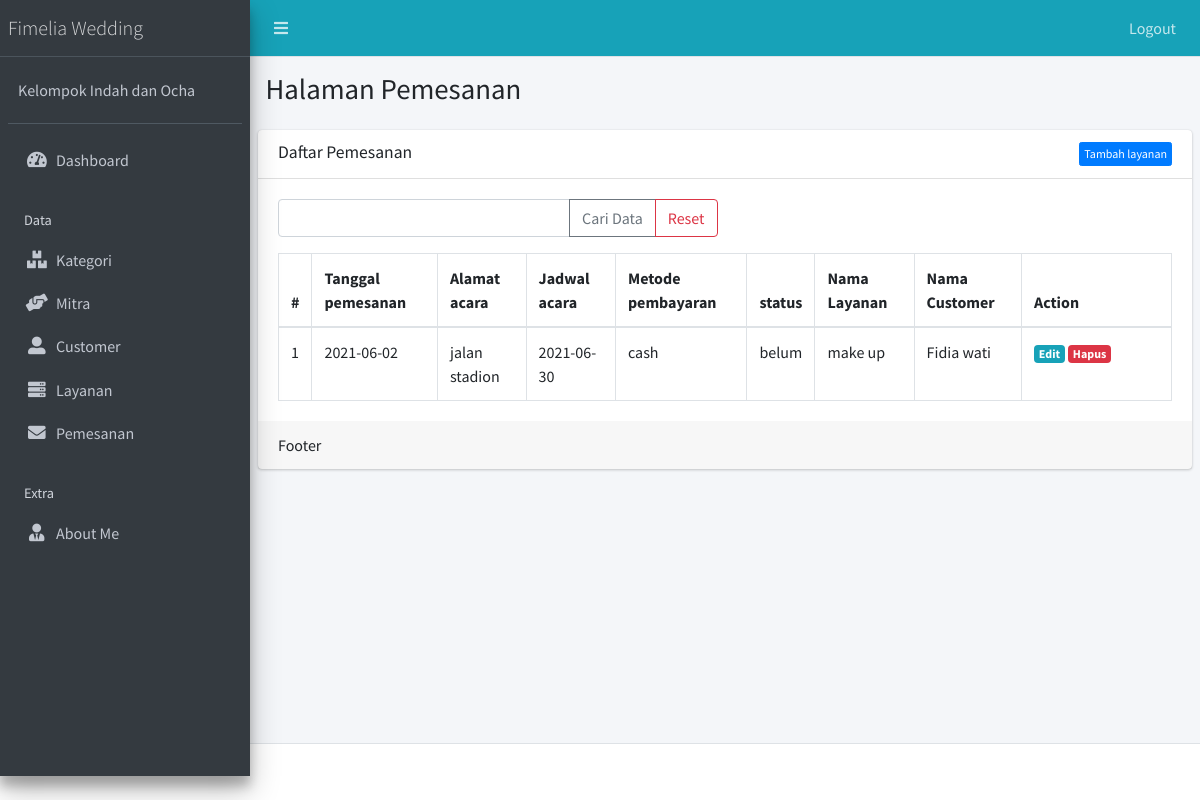
The page /public/pemesanan (signed in) on the database its author committed.
### tables this page shows
CREATE TABLE `pemesanan` (
  `id_pemesanan` int(11) NOT NULL,
  `id_layanan` int(11) NOT NULL,
  `id_customer` int(11) NOT NULL,
  `tanggal_pemesanan` date NOT NULL,
  `alamat_acara` varchar(255) NOT NULL,
  `jadwal_acara` date NOT NULL,
  `metode_pembayaran` varchar(255) NOT NULL,
  `status` varchar(255) NOT NULL
);

CREATE TABLE `layanan` (
  `id_layanan` int(11) NOT NULL,
  `id_mitra` int(11) NOT NULL,
  `id_kategori` int(11) NOT NULL,
  `nama` varchar(255) NOT NULL,
  `stok` int(11) NOT NULL,
  `harga` int(11) NOT NULL
);

CREATE TABLE `customer` (
  `id_customer` int(11) NOT NULL,
  `nama` varchar(255) NOT NULL,
  `alamat` varchar(255) NOT NULL,
  `email` varchar(255) NOT NULL,
  `telepon` varchar(255) NOT NULL
);

### app/core/Controller.php (called while the page is built, shortened)
<?php
class Controller{
	public function view($view, $data = [])
	{
		require_once '../app/views/' . $view . '.php';
	}
	public function model($model)
	{
		return new $model;
	}
}

### app/controllers/Pemesanan.php (called while the page is built, shortened)
<?php
class pemesanan extends Controller {
	public function index()
	{
		$data['title'] = 'Daftar Pemesanan';
		$data['pemesanan'] = $this->model('PemesananModel')->getAllPemesanan();
		$this->view('pemesanan/index', $data);
	}
}

### app/core/App.php (called while the page is built, shortened)
<?php
class App{
	protected $method = 'index';
	protected $params = [];
	public function __construct(){
		$this->controller = new $this->controller;
		call_user_func_array([$this->controller, $this->method], $this->params);
	}
}

### public/index.php (called while the page is built, shortened)
<?php
$app = new App;

### app/core/Database.php (called while the page is built, shortened)
<?php
class Database{
	private $host = DB_HOST;
	private $user = DB_USER;
	private $pass = DB_PASS;
	private $dbnm = DB_NAME;
	private $dbh;
	private $stmt;
	public function __construct()
	{
		$dsn = 'mysql:host='. $this->host .';dbname='. $this->dbnm;
		$option = [
			PDO::ATTR_PERSISTENT => true,
			PDO::ATTR_ERRMODE => PDO::ERRMODE_EXCEPTION
		];
		try{
			$this->dbh = new PDO($dsn,$this->user,$this->pass, $option);
		}catch(PDOException $e){
			die($e->getMessage());
		}
	}
	public function query($query)
	{
		$this->stmt = $this->dbh->prepare($query);
	}
	public function execute()
	{
		$this->stmt->execute();
	}
	public function resultSet()
	{
		$this->execute();
		return $this->stmt->fetchAll(PDO::FETCH_ASSOC);
	}
}

### app/models/PemesananModel.php (called while the page is built, shortened)
<?php
class PemesananModel {
	private $db;
	public function __construct()
	{
		$this->db = new Database;
	}
	public function getAllPemesanan()
	{
		$this->db->query("SELECT pemesanan.id_pemesanan as id_pemesanan, layanan.nama as nama_layanan, customer.nama as nama_customer , pemesanan.tanggal_pemesanan as tanggal_pemesanan, pemesanan.alamat_acara as alamat_acara, pemesanan.jadwal_acara as jadwal_acara, pemesanan.metode_pembayaran as metode_pembayaran, pemesanan.status as status
        FROM `pemesanan` join layanan ON pemesanan.id_layanan = layanan.id_layanan join customer ON pemesanan.id_customer = customer.id_customer");
		return $this->db->resultSet();
	}
}

### app/views/pemesanan/index.php (the view, shortened to what this page needs)
  <div class="content-wrapper">
    <section class="content-header">
      <div class="container-fluid">
        <div class="row mb-2">
          <div class="col-sm-6">
            <h1>Halaman Pemesanan</h1>
          </div>
        </div>
      </div>
    </section>
    <section class="content">
      <div class="card">
        <div class="card-header">
          <h3 class="card-title"><?= $data['title'] ?></h3> <div class="btn-group float-right"><a href="<?= base_url; ?>/pemesanan/tambah" class="btn float-right btn-xs btn btn-primary">Tambah layanan</a></div>
        </div>
        <div class="card-body">
      <form action="<?= base_url; ?>/pemesanan/cari" method="post">
 <div class="row mb-3">
    <div class="col-lg-6">
      <div class="input-group">
        <input type="text" class="form-control" placeholder="" name="key" >
    <div class="input-group-append">
          <button class="btn btn-outline-secondary" type="submit">Cari Data</button>
          <a class="btn btn-outline-danger" href="<?= base_url; ?>/pemesanan" >Reset</a>
    </div>
  </div>
  </div>
</div>
    </form>
          <table class="table table-bordered">
                  <thead>
                    <tr>
                      <th style="width: 10px">#</th>
                      <th>Tanggal pemesanan</th>
                      <th>Alamat acara</th>
                      <th>Jadwal acara</th>
                      <th>Metode pembayaran</th>
                      <th>status</th>
                      <th>Nama Layanan</th>
                      <th>Nama Customer</th>
                      <th style="width: 150px">Action</th>
                    </tr>
                  </thead>
                  <tbody>
                  <?php $no=1; ?>
                    <?php foreach ($data['pemesanan'] as $row) :?>
                    <tr>
                      <td><?= $no; ?></td>
                      <td><?= $row['tanggal_pemesanan'];?></td>
                      <td><?= $row['alamat_acara'];?></td>
                      <td><?= $row['jadwal_acara'];?></td>
                      <td><?= $row['metode_pembayaran'];?></td>
                      <td><?= $row['status'];?></td>
                      <td><?= $row['nama_layanan'];?></td>
                      <td><?= $row['nama_customer'];?></td>
                      <td>
                        <a href="<?= base_url; ?>/pemesanan/edit/<?= $row['id_pemesanan'] ?>" class="badge badge-info">Edit</a> <a href="<?= base_url; ?>/pemesanan/hapus/<?= $row['id_pemesanan'] ?>" class="badge badge-danger" onclick="return confirm('Hapus data?');">Hapus</a>
                      </td>
                    </tr>
                    <?php $no++; endforeach; ?>
                  </tbody>
                </table>
        </div>
        <div class="card-footer">
          Footer
        </div>
      </div>
    </section>
  </div>

### rows shown on the page
pemesanan: tanggal_pemesanan "2021-06-02", alamat_acara "jalan stadion", jadwal_acara "2021-06-30", metode_pembayaran "cash", status "belum", id_layanan.nama "make up", id_customer.nama "Fidia wati"

### other values the page prints
$data['title'] "Daftar Pemesanan"
